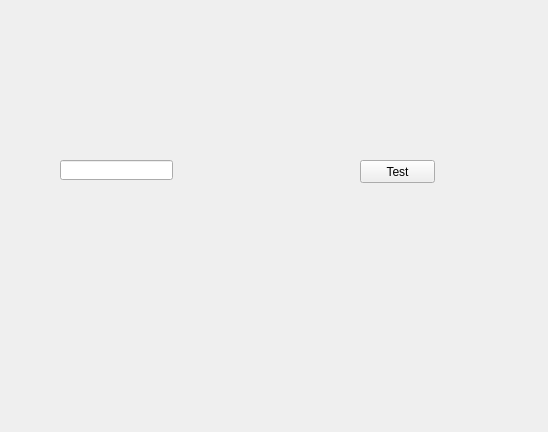
<?xml version="1.0" encoding="UTF-8"?>
<ui version="4.0">
 <class>Form</class>
 <widget class="QWidget" name="Form">
  <property name="geometry">
   <rect>
    <x>0</x>
    <y>0</y>
    <width>548</width>
    <height>432</height>
   </rect>
  </property>
  <property name="windowTitle">
   <string>Form</string>
  </property>
  <widget class="QPushButton" name="pushButton">
   <property name="geometry">
    <rect>
     <x>360</x>
     <y>160</y>
     <width>75</width>
     <height>23</height>
    </rect>
   </property>
   <property name="text">
    <string>Test</string>
   </property>
  </widget>
  <widget class="QLineEdit" name="lineEdit">
   <property name="geometry">
    <rect>
     <x>60</x>
     <y>160</y>
     <width>113</width>
     <height>20</height>
    </rect>
   </property>
  </widget>
 </widget>
 <resources/>
 <connections>
  <connection>
   <sender>pushButton</sender>
   <signal>clicked()</signal>
   <receiver>lineEdit</receiver>
   <slot>clear()</slot>
   <hints>
    <hint type="sourcelabel">
     <x>385</x>
     <y>165</y>
    </hint>
    <hint type="destinationlabel">
     <x>143</x>
     <y>172</y>
    </hint>
   </hints>
  </connection>
 </connections>
</ui>
